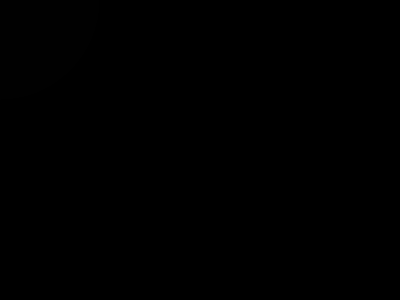
Frame 1 (no input)
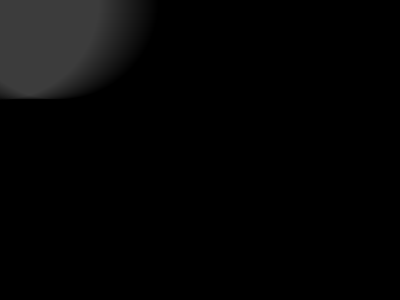
Frame 60 (no input)
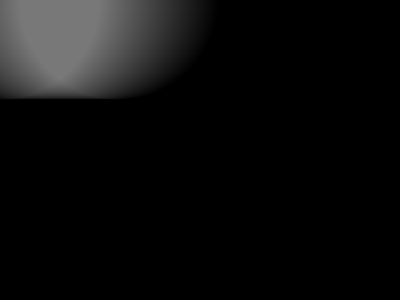
Frame 120 (the mouse pressed at the canvas centre since frame 60)

The p5.js sketch that drew these frames (run headless with seeded random() and noise() and a simulated clock; from frame 60 on, the mouse is pressed at the canvas centre):

// p5.js sketch
// ── sketch.js
let a_scan = 0;
let a_alpha = 1;
let a_diam = 200;
let a_x;
let a_y;

function setup() {
  createCanvas(400, 300).mousePressed(function() {
    circleX = mouseX;
    // circleY = mouseY;
  });
  noStroke();
  fill(255, 255, 255, a_alpha);
  create_ui();
  background(0);
}

function draw() {
  // background(0);
  a_x = a_scan % width;
  a_y = int(a_scan / width) * (a_diam / 2);
  a_y = a_y % height;
  circle(a_x, a_y, a_diam);
  a_scan = a_scan + 1;
  update_ui();
}

function create_ui() {
  createButton('backg 0').mousePressed(function() {
    background(0);
  });
  createButton('red').mousePressed(function() {
    fill(255, 0, 0, a_alpha);
  });
  createButton('green').mousePressed(function() {
    fill(0, 255, 0, a_alpha); 
  });
  createButton('blue').mousePressed(function() {
    fill(0, 0, 255, a_alpha); 
  });
  createButton('random').mousePressed(function() {
    fill(random(0, 255), random(0, 255), random(0, 255), a_alpha);
  });
  createElement('br')
  createSpan().id('ix');
  createSpan().id('iy');
  createElement('br')
  createSpan().id('imx');
  createSpan().id('imy');
  createSpan().id('icc');
}

function update_ui() {
  select('#ix').html('[a_x=' + a_x + '] ')
  select('#iy').html('[a_y=' + a_y + '] ')
  select('#imx').html('[mouseX=' + mouseX + '] ')
  select('#imy').html('[mouseY=' + mouseY + '] ')
  select('#icc').html('[RGBA=' + get(mouseX, mouseY) + '] ')
}

// https://editor.p5js.org/jht1493/sketches/mDleb9mKk
// 2.2 variable remainder rgb

// https://editor.p5js.org/jht1493/sketches/rO0jSdg9Y
// 2.2 variable remainder circleX slider

// https://editor.p5js.org/jht1493/sketches/e33y9FbcE
// 2.2 variable remainder circleX

// https://editor.p5js.org/jht1493/sketches/HtESWWNTa
// 2.2 variable remainder

// Make Your Own (Make Your Own Variable)
// Code! Programming with p5.js
// The Coding Train / Daniel Shiffman
// https://thecodingtrain.com/beginners/p5js/2.2-make-your-own.html
// https://youtu.be/dRhXIIFp-ys

// Make Your Own Variable: https://editor.p5js.org/codingtrain/sketches/xPXNdPy17
// Growing Circle Exercise: https://editor.p5js.org/codingtrain/sketches/ehbMJ-otC
